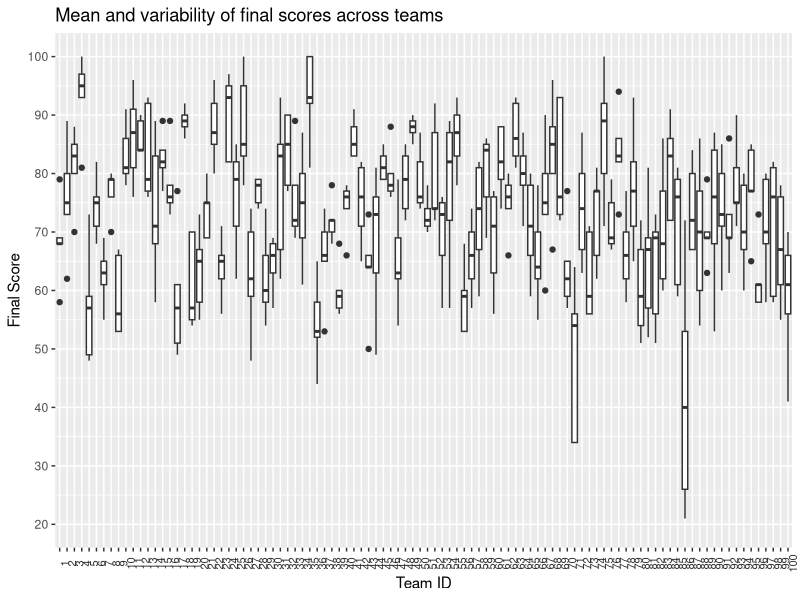
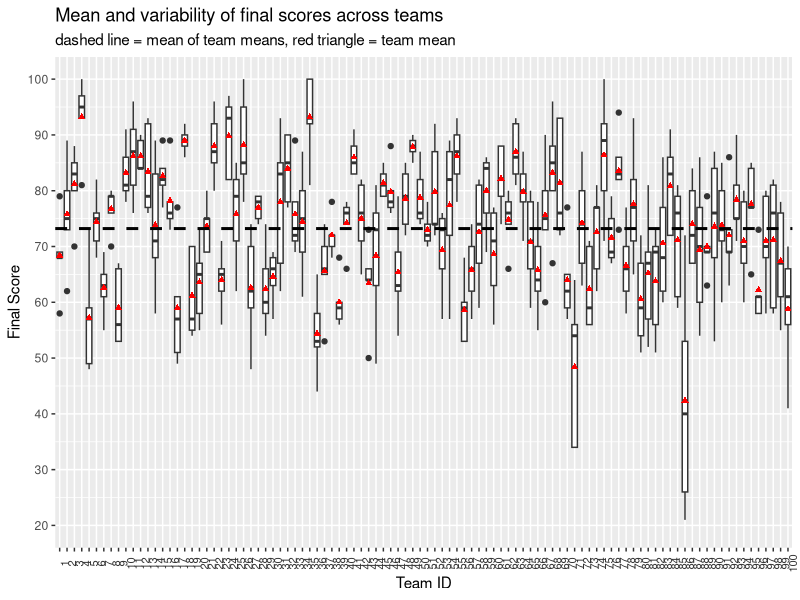
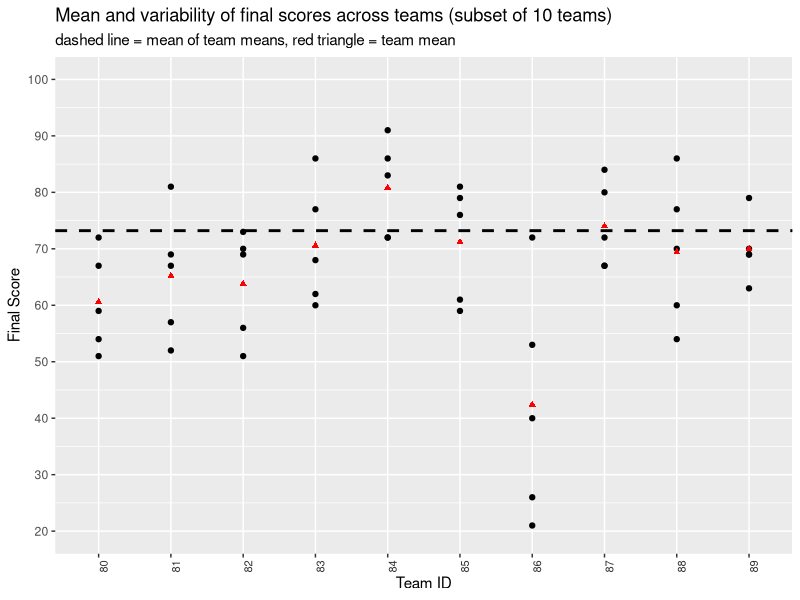
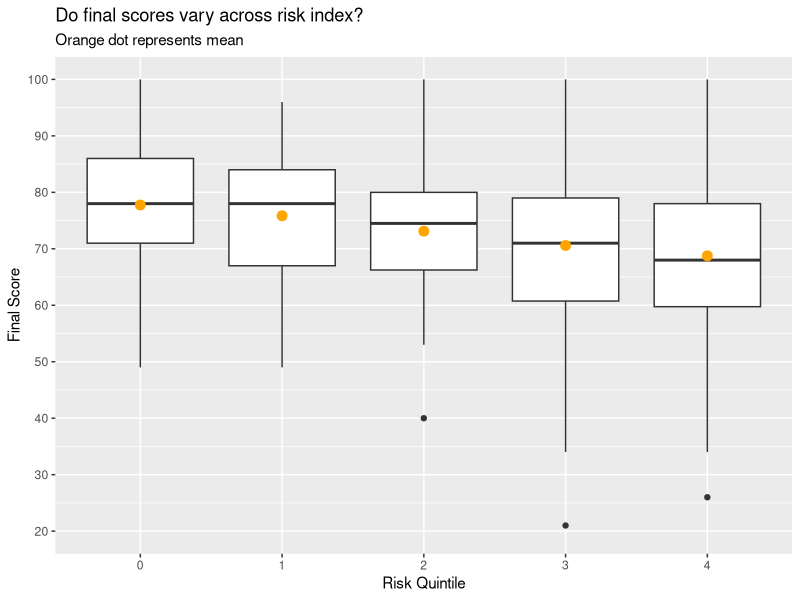
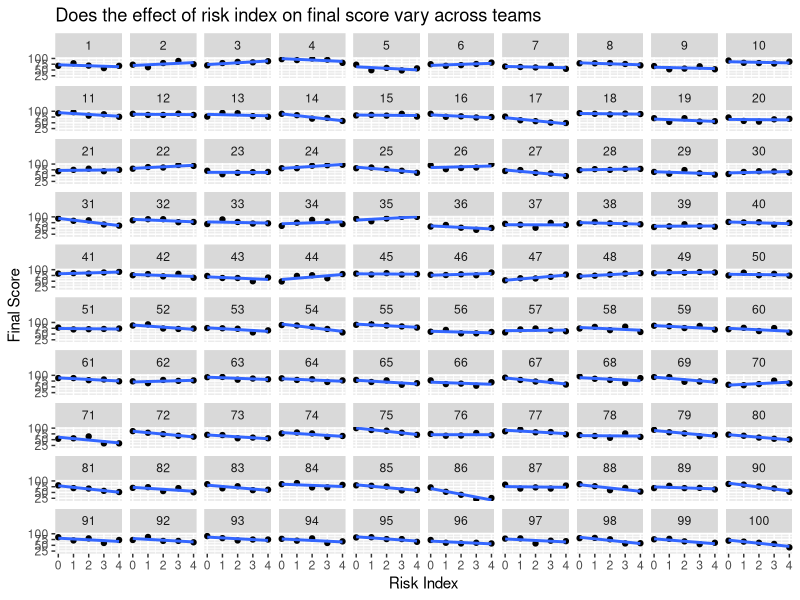
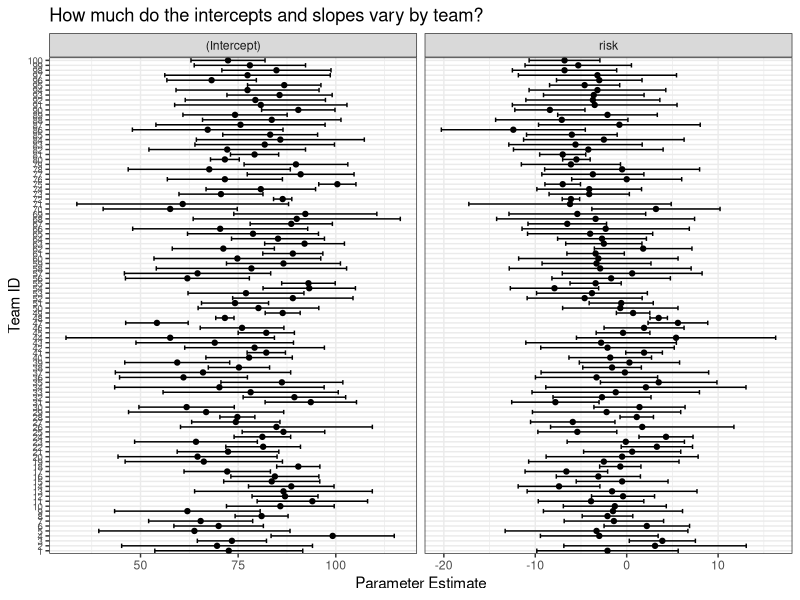
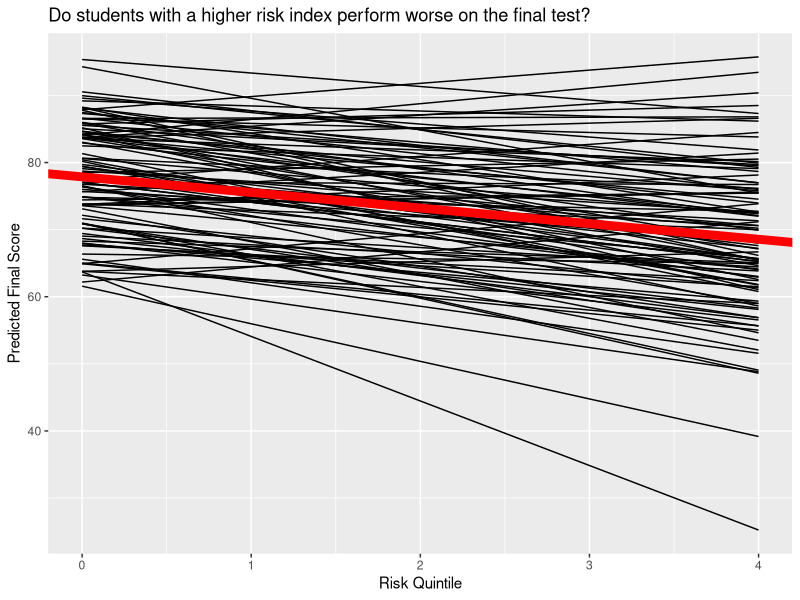
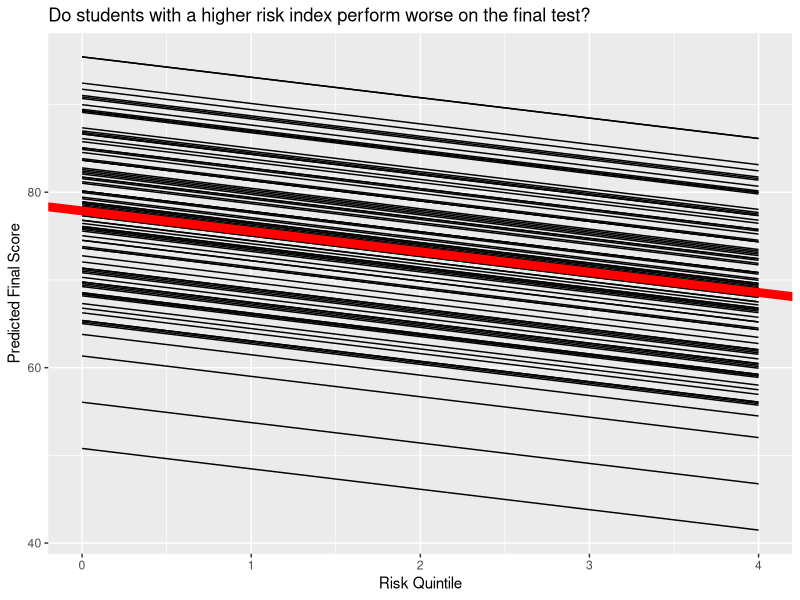

Source code (R) for these figures, in order:
## ---- chunk 1

#install.packages("lme4")
library(tidyverse)
library(broom)
library(modelr)
library(lme4)
#install.packages("lmerTest")


## ---- chunk 2
teams <- read_csv("mlm_teams.csv")
## ---- chunk 3
teams <- teams %>%
mutate(txcond.f = factor(txcond, levels = c(0,1), labels = c("control", "treatment")),
team_id.f = factor(team_id))
c <- filter(teams, txcond == 0) #control condition
t <- filter(teams, txcond == 1) #Treatment condition
## ---- chunk 4
ggplot(data = teams, aes(x = team_id.f, y = score)) +
  geom_boxplot() +
  scale_y_continuous(limits = c(20,100), breaks = seq(20, 100, 10)) +
  labs(title = "Mean and variability of final scores across teams", x = "Team ID", y = "Final Score") +
  theme(axis.text.x = element_text(colour="grey20", size=8, angle=90, hjust=.5))
## ---- chunk 5
team_means <- teams %>%
group_by(team_id) %>%
summarize(mean_score = mean(score))
team_means
meanofmeans <- team_means %>%
summarize(meanofmeans = mean(mean_score))
meanofmeans
## ---- chunk 6
ggplot(data = teams, aes(x = team_id.f, y = score)) +
  geom_boxplot() +
  stat_summary(aes(y = score, group = team_id.f), fun.y = mean, color = "red", geom = "point", pch = 17, size = 1.5) +
  geom_hline(yintercept = meanofmeans$meanofmeans, linetype="dashed", color = "black", size = 1) +
  scale_y_continuous(limits = c(20,100), breaks = seq(20, 100, 10)) +
  labs(title = "Mean and variability of final scores across teams",
   subtitle = "dashed line = mean of team means, red triangle = team mean",
    x = "Team ID", y = "Final Score") +
  theme(axis.text.x = element_text(colour="grey20", size=8, angle=90, hjust=.5))
## ---- chunk 7
ggplot(data = subset(teams, team_id >= 80 & team_id < 90), aes(x = team_id.f, y = score)) +
  geom_point() +
  stat_summary(aes(y = score, group = team_id.f), fun.y = mean, color = "red", geom = "point", pch = 17, size = 1.5) +
  geom_hline(yintercept = meanofmeans$meanofmeans, linetype="dashed", color = "black", size = 1) +
  scale_y_continuous(limits = c(20,100), breaks = seq(20, 100, 10)) +
  labs(title = "Mean and variability of final scores across teams (subset of 10 teams)",
    subtitle = "dashed line = mean of team means, red triangle = team mean", x = "Team ID", y = "Final Score") +
  theme(axis.text.x = element_text(colour="grey20", size=8, angle=90, hjust=.5))
## ---- chunk 8
mod1 = lmer(score ~ 1 + (1|team_id), REML = TRUE, data = teams)
summary(mod1)
## ---- chunk 9
icc.lmer <- function(modl) {
vars <- as.data.frame(VarCorr(modl))[4]
total <- sum(vars)
tau00 <- vars[1,1]
icc <- tau00/total
return(icc)
}
icc.lmer(mod1)
## ---- chunk 10
ggplot(data = teams, aes(x = factor(risk), y = score)) +
  geom_boxplot() +
  stat_summary(aes(y = score, group = factor(risk)), fun.y = mean, color = "orange", geom = "point", size = 3) +
  guides(color = FALSE) +
  scale_y_continuous(limits = c(20,100), breaks = seq(20, 100, 10)) +
  labs(title = "Do final scores vary across risk index?", subtitle= "Orange dot represents mean",
       x = "Risk Quintile", y = "Final Score")
## ---- chunk 11
ggplot(data = teams, aes(x = risk, y = score)) +
  geom_point() +
  geom_smooth(method = "lm", se = FALSE) +
  facet_wrap(~team_id.f) +
  labs(title = "Does the effect of risk index on final score vary across teams", x = "Risk Index", y = "Final Score")
## ---- chunk 12
by_team <- teams %>%
group_by(txcond.f, team_id.f)
## ---- chunk 13
estimates <- do(by_team,
tidy(lm(score ~ risk, data = .), conf.int = TRUE, conf.level = .95))
arrange(estimates, team_id.f)
## ---- chunk 14
ggplot(data = estimates, aes(x = estimate, y = team_id.f)) +
  geom_point() +
  geom_errorbarh(aes(xmin = conf.low, xmax = conf.high)) +
  facet_wrap(~ term, scales = "free_x") +
  theme_bw() +
  theme(axis.text.y = element_text(size = 7)) +
  labs(title = "How much do the intercepts and slopes vary by team?", x = "Parameter Estimate", y = "Team ID")
## ---- chunk 15
avg_estimates <- estimates %>%
group_by(term) %>%
summarize(avg_estimate = mean(estimate))
avg_estimates
## ---- chunk 16
library(lmerTest) # <- NOte that if you fit an UNCONDITIONAL model this package will warn you it is reverting to a normal p-vlaue estimated model... but don't let that worry you.
mod2_a = lmer(score ~ 1 + risk + (1 + risk|team_id), REML = TRUE, data = teams)
summary(mod2_a)
## ---- chunk 17
#confint(mod2_a, method = "boot", nsim = 5000) # <- Takes a while to run. so unhashtag when you want it to run. 
## ---- chunk 18
mod2_b = lmer(score ~ 1 + risk + (1|team_id), REML = TRUE, data = teams)
summary(mod2_b)
## ---- chunk 19
anova(mod2_a, mod2_b, refit = FALSE)
## ---- chunk 20

#par(mfrow=c(1,2)) # <- Not working

# Model with random slope
mod2_a.plot <- add_predictions(data = teams, model = mod2_a)
ggplot(data = mod2_a.plot, aes(x = risk, y = pred, group = team_id.f)) +
geom_line() +
geom_abline(intercept = 77.868, slope = -2.326, color="red", size=3) +
labs(title = "Do students with a higher risk index perform worse on the final test?", x = "Risk Quintile", y = "Predicted Final Score")

# Model without random slope
mod2_b.plot <- add_predictions(data = teams, model = mod2_b)
ggplot(data = mod2_b.plot, aes(x = risk, y = pred, group = team_id.f)) +
geom_line() +
geom_abline(intercept = 77.868, slope = -2.326, color="red", size=3) +
labs(title = "Do students with a higher risk index perform worse on the final test?", x = "Risk Quintile", y = "Predicted Final Score")
## ---- chunk 21
ggplot(data = teams, aes(x = team_id.f, y = score, fill = txcond.f)) +
geom_boxplot() +
stat_summary(aes(y = score, group = team_id.f), fun.y = mean, color = "red", geom = "point", pch = 17, size = 1.5) +
geom_hline(yintercept = meanofmeans$meanofmeans, linetype="dashed", color = "black", size = 1) +
scale_y_continuous(limits = c(20,100), breaks = seq(20, 100, 10)) +
scale_fill_manual(values=c("turquoise1", "chartreuse1")) +
labs(title = "Mean and variability of final scores across teams",
subtitle = "dashed line = mean of team means, red triangle = team mean",
x = "Team ID", y = "Final Score", fill = "Treatment Condition") +
theme(axis.text.x = element_text(color="grey20", size=8, angle=90, hjust=.5), legend.position = "bottom")
## ---- chunk 22
team_means_bycond <- teams %>%
group_by(team_id, txcond.f) %>%
summarize(mean_score = mean(score)) %>%
group_by(txcond.f) %>%
summarize(mean_score_bycond = mean(mean_score))
team_means_bycond
## ---- chunk 23
mod3 = lmer(score ~ 1 + txcond + (1|team_id), REML = TRUE, data = teams) #Notice how we don't add a random effect
summary(mod3)
## ---- chunk 24
ggplot(data = estimates, aes(x = estimate, y = team_id.f, group = txcond.f, color = txcond.f)) +
geom_point() +
geom_errorbarh(aes(xmin = conf.low, xmax = conf.high)) +
facet_wrap(~ term, scales = "free_x") +
scale_color_manual(values=c("turquoise1", "chartreuse1")) +
theme_bw() +
theme(axis.text.y = element_text(size = 7)) +
labs(title = "Are there condition differences in the intercepts and slopes across teams?",
x = "Parameter Estimate", y = "Team ID", color = "Treatment Condition")
## ---- chunk 25
ggplot(data = teams, aes(x = factor(risk), y = score)) +
geom_boxplot() +
stat_summary(aes(y = score, group = factor(risk)), fun.y = mean, color = "orange", geom = "point", size = 3) +
facet_wrap(~ txcond.f) +
guides(color = FALSE) +
scale_y_continuous(limits = c(20,100), breaks = seq(20, 100, 10)) +
labs(title = "Do final scores vary across risk index by treatment condition?",
subtitle= "Orange dot represents mean",
x = "Risk Quintile", y = "Final Score")
## ---- chunk 26
txcond_avg_estimates <- estimates %>%
group_by(term, txcond.f) %>%
summarize(avg_estimate = mean(estimate))
txcond_avg_estimates
## ---- chunk 27
mod4 = lmer(score ~ 1 + risk + txcond + risk*txcond + (1 + risk|team_id), REML = TRUE, data = teams)
summary(mod4)
## ---- chunk 28
# Get predicted values
mod4.plot <- add_predictions(data = teams, model = mod4)
ggplot(data = mod4.plot, aes(x = risk, y = pred, group = team_id.f, color = txcond.f)) +
geom_line(alpha = .4) +
geom_abline(intercept = 79.648, slope = -3.98, color="turquoise1", size=3) +
geom_abline(intercept = (79.648 + (-3.56)), slope = (-3.98 + 3.308), color="chartreuse1", size=3) +
theme_bw() +
scale_color_manual(values=c("turquoise1", "chartreuse1")) +
labs(title = "Do students with a higher risk index perform worse on the final test?",
x = "Risk Quintile", y = "Predicted Final Score", color = "Treatment Condition")
## ---- chunk 29
lab_mod1 = lmer(score ~ 1 + comafrd  + (1|team_id), REML = TRUE, data = teams)
summary(lab_mod1)
## ---- chunk 30
lab_mod2 = lmer(score ~ 1 + comafrd  + (1 + comafrd|team_id), REML = TRUE, data = teams)
summary(lab_mod2)
## ---- chunk 31
anova(lab_mod1, lab_mod2, refit = FALSE)
## ---- chunk 32
t <- t %>%
mutate (grndmc_comafrd = comafrd - mean(comafrd)) %>% #SUbtracting the entire grand mean
group_by(team_id.f) %>%
mutate(team_comafrd = mean(grndmc_comafrd), #This is subtracting by each groups mean.
grpmc_comafrd = grndmc_comafrd - team_comafrd) %>%
ungroup()
## ---- chunk 33
mod5_a = lmer(score ~ 1 + comafrd + (1 |team_id), REML = TRUE, data = t)
summary(mod5_a)
## ---- chunk 34
# Create team means
tx_mean <- t %>%
  group_by(team_id.f) %>%
  mutate(mean_comafrd = mean(comafrd)) %>%
  ungroup () %>%
  summarize(meanofmeans = mean(mean_comafrd))

ggplot(data = t, aes(x = team_id.f, y = comafrd)) +
  geom_boxplot() +
  stat_summary(aes(y = comafrd, group = team_id.f), fun.y = mean, color = "red", geom = "point", pch = 17, size = 1.5) +
  scale_y_continuous(limits = c(1,9)) +
  geom_hline(yintercept = tx_mean$meanofmeans, linetype="dashed", color = "black", size = 1) +
  labs(title = "Mean and variability of belief in communal affordances of STEM careers across TREATMENT teams",
    subtitle = "dashed line = mean of team means, red triangle = team mean",
                x = "Team ID", y = "Communal Affordances")
## ---- chunk 35
ggplot(data = t, aes(x = comafrd, y = score)) +
  geom_point() +
  geom_smooth(method = "lm", se = FALSE) +
  facet_wrap(~team_id.f) +
  labs(title = "Does the effect of communal affordances on final score vary across teams", x = "Communal Affordances", y = "Final Score")
## ---- chunk 36
# create an aggreated dataset - one row per team
team_avg <- t %>%
  group_by(team_id.f) %>%
  summarize(mean_score = mean(score), mean_comafrd = mean(comafrd)) %>%
  ungroup()

ggplot(data = team_avg, aes(x = mean_comafrd, y = mean_score)) +
  geom_point() +
  geom_smooth(method = "lm") +
labs(title = "Do teams with higher communal affordances have higher final scores?",
x = "Average Communal Affordances Score of Team Members", y = "Average Final Score of Team Members")

## ---- chunk 37
mod5_b = lmer(score ~ 1 + grpmc_comafrd + team_comafrd + (1|team_id), REML = TRUE, data = t)
summary(mod5_b)
## ---- chunk 38
mod5_c = lmer(score ~ 1 + grndmc_comafrd + team_comafrd + (1|team_id), REML = TRUE, data = t)
summary(mod5_c)
